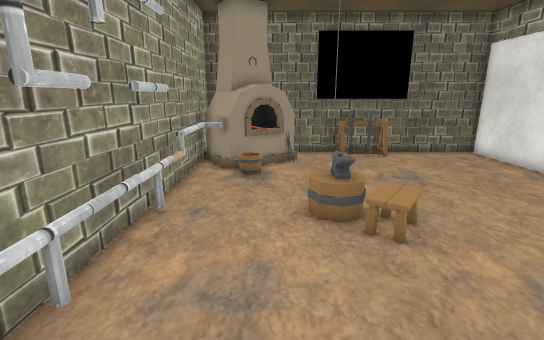
[1] (above)

12 first-person views from a walk through a Unity game level. The camera is 1.5 m above the floor, tilts 14° down and sees 85° across. Doors are open. The floor is counted in squares, 0.5 m on a side. Each view is taken from the middle of a square. On the plan, view 1 faces up. The plan holds only what a view shows up to about 20 squares ahead; the rest is blank. The player character is not drawn. Some surface patterns are stand-ins.

[2]
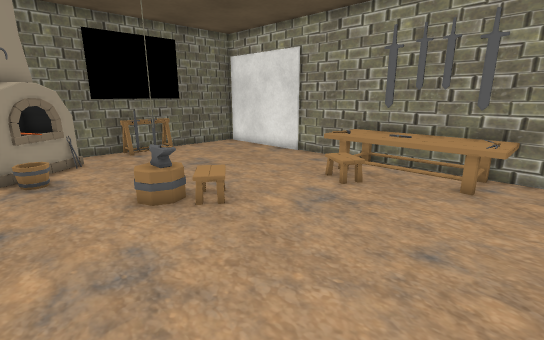

[3]
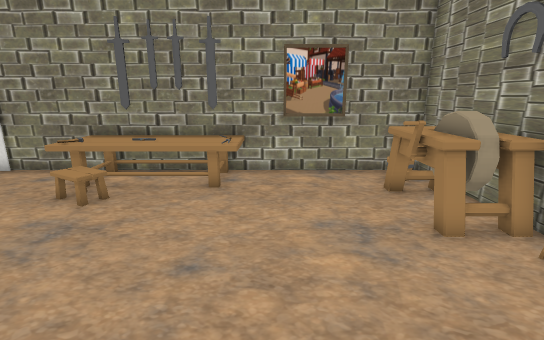

[4]
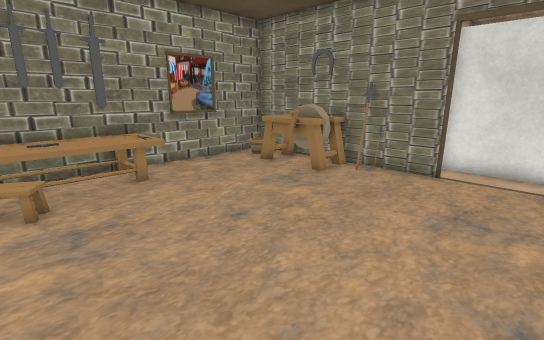

[5]
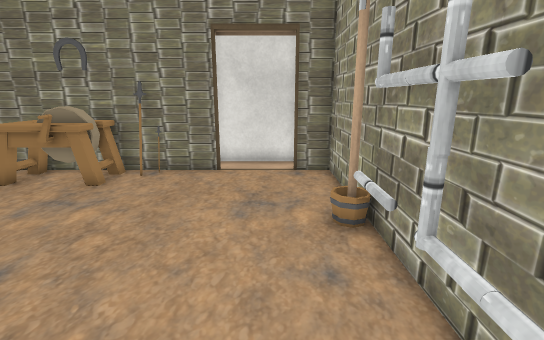

[6]
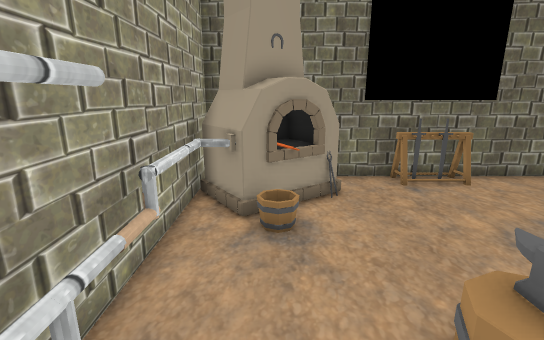

[7]
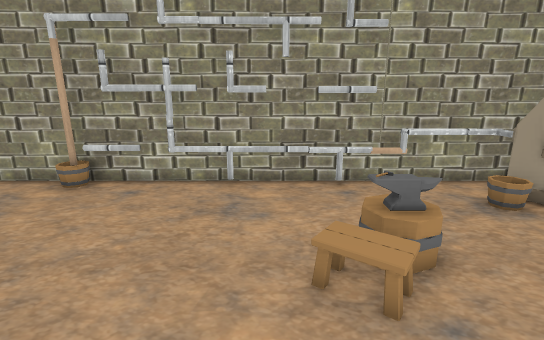

[8]
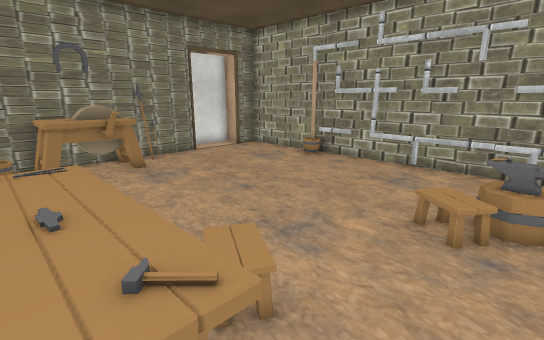

[9]
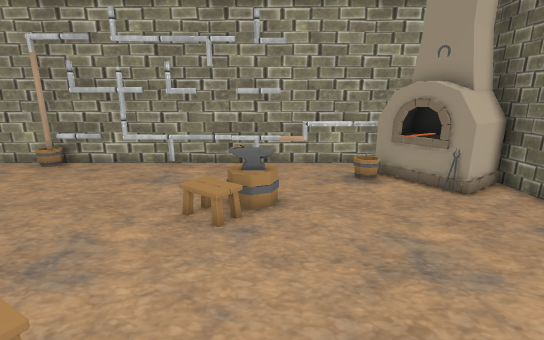

[10]
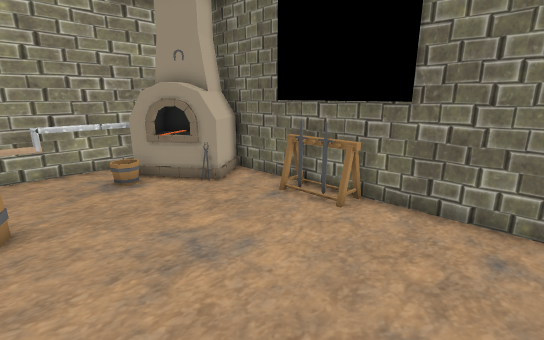

[11]
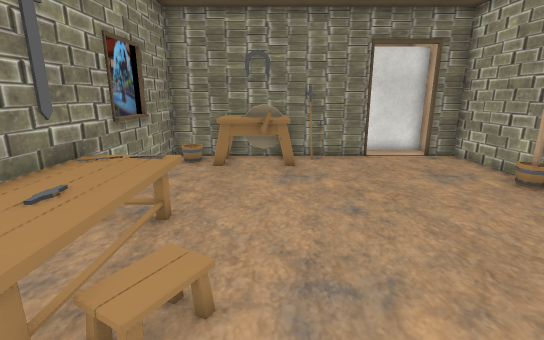

[12]
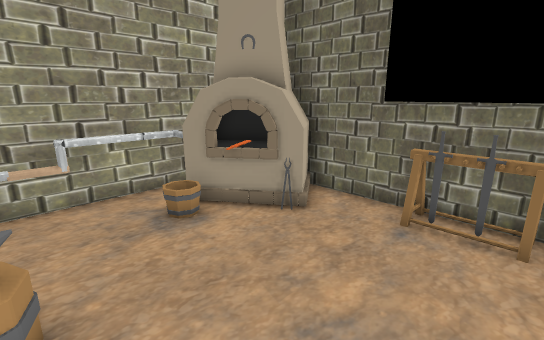

### Floor plan
Key: @ floor where view 1 was taken; # wall or solid block; . floor; / step, stairs or slope; D open door; = window, fence, low wall or low ledge; O other object.
Columns run from 4 left of view 1 to 12 right of it. Each row starts with its distance up from view 1.
 16  ###############
 15 ##OOOO..OOO....#
 14 #OOOOO.........#
 13 #OOOO..........#
 12 #OOO...........#
 11 #O.............#
 10 #O.............#
  9 ##.............#
  8 #O....O........#
  7 #O....OO.......#
  6 #O.....O....OOO#
  5 #O..........OOOO
  4 #O..........OOOO
  3 #O..........OOOO
  2 #O..........OOO#
  1 #O..........OOO#
  0 #O..@........OO#
 -1 #O.............##
 -2 #O.............=#
 -3 ##.............=#
 -4  #........O....##
 -5  #.......OOOO..##
 -6  #......=OOOO./#
 -7  #DDDD##O#######
 -8   #...#
 -9   #####

Where each view was taken, in squares from view 1:
view 1: 0 up, 0 right, facing up
view 2: 1 down, 2 left, facing up-right
view 3: 1 down, 1 left, facing right
view 4: 5 up, 2 left, facing down-right
view 5: 5 up, 1 left, facing down
view 6: 5 up, 1 left, facing up
view 7: 5 up, 7 right, facing left
view 8: 8 up, 10 right, facing down-left
view 9: 8 up, 10 right, facing left
view 10: 8 up, 10 right, facing up-left
view 11: 8 up, 6 right, facing down
view 12: 8 up, 6 right, facing up-left
